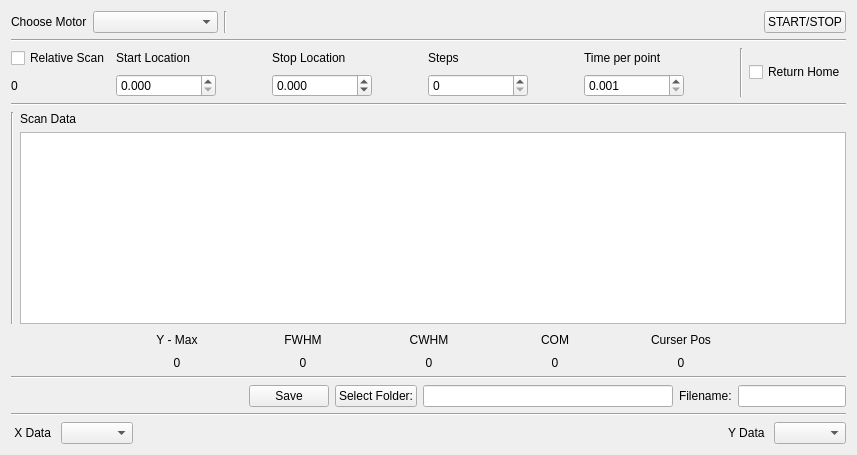
          <widget class="QWidget" name="tab_scan">
           <attribute name="title">
            <string>&amp;Scan</string>
           </attribute>
           <layout class="QVBoxLayout" name="verticalLayout_9">
            <item>
             <layout class="QHBoxLayout" name="horizontalLayout_ChooseMotor">
              <item>
               <widget class="QLabel" name="label_choose_scan_motor">
                <property name="text">
                 <string>Choose Motor</string>
                </property>
               </widget>
              </item>
              <item>
               <widget class="QComboBox" name="comboBox_scan_motor">
                <property name="minimumSize">
                 <size>
                  <width>125</width>
                  <height>0</height>
                 </size>
                </property>
               </widget>
              </item>
              <item>
               <widget class="Line" name="line_6">
                <property name="orientation">
                 <enum>Qt::Vertical</enum>
                </property>
               </widget>
              </item>
              <item>
               <spacer name="horizontalSpacer_4">
                <property name="orientation">
                 <enum>Qt::Horizontal</enum>
                </property>
                <property name="sizeHint" stdset="0">
                 <size>
                  <width>40</width>
                  <height>20</height>
                 </size>
                </property>
               </spacer>
              </item>
              <item>
               <widget class="QPushButton" name="pushButton_scan_start_stop">
                <property name="text">
                 <string>START/STOP</string>
                </property>
               </widget>
              </item>
             </layout>
            </item>
            <item>
             <widget class="Line" name="line_4">
              <property name="orientation">
               <enum>Qt::Horizontal</enum>
              </property>
             </widget>
            </item>
            <item>
             <layout class="QHBoxLayout" name="horizontalLayout_ScanSettings">
              <property name="sizeConstraint">
               <enum>QLayout::SetDefaultConstraint</enum>
              </property>
              <item>
               <layout class="QGridLayout" name="gridLayout_ScanSettings">
                <item row="1" column="3">
                 <widget class="QLabel" name="label_scan_stoppos_name">
                  <property name="minimumSize">
                   <size>
                    <width>100</width>
                    <height>0</height>
                   </size>
                  </property>
                  <property name="text">
                   <string>Stop Location</string>
                  </property>
                 </widget>
                </item>
                <item row="1" column="5">
                 <widget class="QLabel" name="label_scan_steps_name">
                  <property name="minimumSize">
                   <size>
                    <width>100</width>
                    <height>0</height>
                   </size>
                  </property>
                  <property name="text">
                   <string>Steps</string>
                  </property>
                 </widget>
                </item>
                <item row="1" column="7">
                 <widget class="QLabel" name="label_scan_waittime_name">
                  <property name="minimumSize">
                   <size>
                    <width>100</width>
                    <height>0</height>
                   </size>
                  </property>
                  <property name="text">
                   <string>Time per point</string>
                  </property>
                 </widget>
                </item>
                <item row="2" column="6">
                 <spacer name="horizontalSpacer_11">
                  <property name="orientation">
                   <enum>Qt::Horizontal</enum>
                  </property>
                  <property name="sizeType">
                   <enum>QSizePolicy::Maximum</enum>
                  </property>
                  <property name="sizeHint" stdset="0">
                   <size>
                    <width>50</width>
                    <height>20</height>
                   </size>
                  </property>
                 </spacer>
                </item>
                <item row="2" column="8">
                 <spacer name="horizontalSpacer_12">
                  <property name="orientation">
                   <enum>Qt::Horizontal</enum>
                  </property>
                  <property name="sizeHint" stdset="0">
                   <size>
                    <width>40</width>
                    <height>20</height>
                   </size>
                  </property>
                 </spacer>
                </item>
                <item row="2" column="4">
                 <spacer name="horizontalSpacer_13">
                  <property name="orientation">
                   <enum>Qt::Horizontal</enum>
                  </property>
                  <property name="sizeType">
                   <enum>QSizePolicy::Maximum</enum>
                  </property>
                  <property name="sizeHint" stdset="0">
                   <size>
                    <width>50</width>
                    <height>20</height>
                   </size>
                  </property>
                 </spacer>
                </item>
                <item row="2" column="2">
                 <spacer name="horizontalSpacer_14">
                  <property name="orientation">
                   <enum>Qt::Horizontal</enum>
                  </property>
                  <property name="sizeType">
                   <enum>QSizePolicy::Maximum</enum>
                  </property>
                  <property name="sizeHint" stdset="0">
                   <size>
                    <width>50</width>
                    <height>20</height>
                   </size>
                  </property>
                 </spacer>
                </item>
                <item row="1" column="2">
                 <spacer name="horizontalSpacer_15">
                  <property name="orientation">
                   <enum>Qt::Horizontal</enum>
                  </property>
                  <property name="sizeType">
                   <enum>QSizePolicy::Maximum</enum>
                  </property>
                  <property name="sizeHint" stdset="0">
                   <size>
                    <width>50</width>
                    <height>20</height>
                   </size>
                  </property>
                 </spacer>
                </item>
                <item row="1" column="4">
                 <spacer name="horizontalSpacer_16">
                  <property name="orientation">
                   <enum>Qt::Horizontal</enum>
                  </property>
                  <property name="sizeType">
                   <enum>QSizePolicy::Maximum</enum>
                  </property>
                  <property name="sizeHint" stdset="0">
                   <size>
                    <width>50</width>
                    <height>20</height>
                   </size>
                  </property>
                 </spacer>
                </item>
                <item row="1" column="6">
                 <spacer name="horizontalSpacer_17">
                  <property name="orientation">
                   <enum>Qt::Horizontal</enum>
                  </property>
                  <property name="sizeType">
                   <enum>QSizePolicy::Maximum</enum>
                  </property>
                  <property name="sizeHint" stdset="0">
                   <size>
                    <width>50</width>
                    <height>20</height>
                   </size>
                  </property>
                 </spacer>
                </item>
                <item row="1" column="8">
                 <spacer name="horizontalSpacer_18">
                  <property name="orientation">
                   <enum>Qt::Horizontal</enum>
                  </property>
                  <property name="sizeHint" stdset="0">
                   <size>
                    <width>50</width>
                    <height>20</height>
                   </size>
                  </property>
                 </spacer>
                </item>
                <item row="1" column="1">
                 <widget class="QLabel" name="label_scan_startpos_name">
                  <property name="sizePolicy">
                   <sizepolicy hsizetype="Preferred" vsizetype="Preferred">
                    <horstretch>0</horstretch>
                    <verstretch>0</verstretch>
                   </sizepolicy>
                  </property>
                  <property name="minimumSize">
                   <size>
                    <width>100</width>
                    <height>0</height>
                   </size>
                  </property>
                  <property name="text">
                   <string>Start Location</string>
                  </property>
                 </widget>
                </item>
                <item row="2" column="1">
                 <widget class="QDoubleSpinBox" name="doubleSpinBox_scan_startpos">
                  <property name="decimals">
                   <number>3</number>
                  </property>
                 </widget>
                </item>
                <item row="2" column="3">
                 <widget class="QDoubleSpinBox" name="doubleSpinBox_scan_stoppos">
                  <property name="decimals">
                   <number>3</number>
                  </property>
                  <property name="minimum">
                   <double>-9999.989999999999782</double>
                  </property>
                  <property name="maximum">
                   <double>9999.989999999999782</double>
                  </property>
                 </widget>
                </item>
                <item row="2" column="5">
                 <widget class="QDoubleSpinBox" name="doubleSpinBox_scan_steps">
                  <property name="decimals">
                   <number>0</number>
                  </property>
                  <property name="maximum">
                   <double>20000.000000000000000</double>
                  </property>
                 </widget>
                </item>
                <item row="1" column="0">
                 <widget class="QCheckBox" name="checkBox_rel_scan">
                  <property name="text">
                   <string>Relative Scan</string>
                  </property>
                 </widget>
                </item>
                <item row="2" column="0">
                 <widget class="QLabel" name="label_rel_curr_pos">
                  <property name="text">
                   <string>0</string>
                  </property>
                 </widget>
                </item>
                <item row="2" column="7">
                 <widget class="QDoubleSpinBox" name="doubleSpinBox_scan_waittime">
                  <property name="decimals">
                   <number>3</number>
                  </property>
                  <property name="minimum">
                   <double>0.001000000000000</double>
                  </property>
                  <property name="maximum">
                   <double>3000000.000000000000000</double>
                  </property>
                 </widget>
                </item>
               </layout>
              </item>
              <item>
               <widget class="Line" name="line_5">
                <property name="orientation">
                 <enum>Qt::Vertical</enum>
                </property>
               </widget>
              </item>
              <item>
               <widget class="QCheckBox" name="checkBox_scan_return_home">
                <property name="text">
                 <string>Return Home</string>
                </property>
               </widget>
              </item>
             </layout>
            </item>
            <item>
             <widget class="Line" name="line">
              <property name="orientation">
               <enum>Qt::Horizontal</enum>
              </property>
             </widget>
            </item>
            <item>
             <layout class="QHBoxLayout" name="horizontalLayout_scan_data_display">
              <item>
               <layout class="QVBoxLayout" name="verticalLayout_scan_graph">
                <property name="sizeConstraint">
                 <enum>QLayout::SetDefaultConstraint</enum>
                </property>
               </layout>
              </item>
              <item>
               <widget class="Line" name="line_7">
                <property name="orientation">
                 <enum>Qt::Vertical</enum>
                </property>
               </widget>
              </item>
              <item>
               <layout class="QVBoxLayout" name="verticalLayout_scan_data_table">
                <item>
                 <widget class="QLabel" name="label_scan_data_name">
                  <property name="text">
                   <string>Scan Data</string>
                  </property>
                 </widget>
                </item>
                <item>
                 <widget class="QTableWidget" name="tableWidget_scan_data">
                  <property name="sizePolicy">
                   <sizepolicy hsizetype="Minimum" vsizetype="Expanding">
                    <horstretch>0</horstretch>
                    <verstretch>0</verstretch>
                   </sizepolicy>
                  </property>
                 </widget>
                </item>
               </layout>
              </item>
             </layout>
            </item>
            <item>
             <layout class="QVBoxLayout" name="verticalLayout_scan_results">
              <item>
               <layout class="QGridLayout" name="gridLayout_scan_calculations">
                <item row="0" column="1">
                 <widget class="QLabel" name="label_scan_max_y_name">
                  <property name="sizePolicy">
                   <sizepolicy hsizetype="Preferred" vsizetype="Minimum">
                    <horstretch>0</horstretch>
                    <verstretch>0</verstretch>
                   </sizepolicy>
                  </property>
                  <property name="minimumSize">
                   <size>
                    <width>120</width>
                    <height>0</height>
                   </size>
                  </property>
                  <property name="text">
                   <string>Y - Max</string>
                  </property>
                  <property name="alignment">
                   <set>Qt::AlignCenter</set>
                  </property>
                 </widget>
                </item>
                <item row="1" column="1">
                 <widget class="QLabel" name="label_scan_max_y">
                  <property name="text">
                   <string>0</string>
                  </property>
                  <property name="alignment">
                   <set>Qt::AlignCenter</set>
                  </property>
                 </widget>
                </item>
                <item row="0" column="2">
                 <widget class="QLabel" name="label_scan_FWHM_name">
                  <property name="minimumSize">
                   <size>
                    <width>120</width>
                    <height>0</height>
                   </size>
                  </property>
                  <property name="text">
                   <string>FWHM</string>
                  </property>
                  <property name="alignment">
                   <set>Qt::AlignCenter</set>
                  </property>
                 </widget>
                </item>
                <item row="1" column="2">
                 <widget class="QLabel" name="label_scan_FWHM">
                  <property name="text">
                   <string>0</string>
                  </property>
                  <property name="alignment">
                   <set>Qt::AlignCenter</set>
                  </property>
                 </widget>
                </item>
                <item row="0" column="7">
                 <spacer name="horizontalSpacer_19">
                  <property name="orientation">
                   <enum>Qt::Horizontal</enum>
                  </property>
                  <property name="sizeHint" stdset="0">
                   <size>
                    <width>40</width>
                    <height>20</height>
                   </size>
                  </property>
                 </spacer>
                </item>
                <item row="0" column="0">
                 <spacer name="horizontalSpacer_20">
                  <property name="orientation">
                   <enum>Qt::Horizontal</enum>
                  </property>
                  <property name="sizeHint" stdset="0">
                   <size>
                    <width>40</width>
                    <height>20</height>
                   </size>
                  </property>
                 </spacer>
                </item>
                <item row="0" column="3">
                 <widget class="QLabel" name="label_scan_CWHM_name">
                  <property name="minimumSize">
                   <size>
                    <width>120</width>
                    <height>0</height>
                   </size>
                  </property>
                  <property name="text">
                   <string>CWHM</string>
                  </property>
                  <property name="alignment">
                   <set>Qt::AlignCenter</set>
                  </property>
                 </widget>
                </item>
                <item row="1" column="3">
                 <widget class="QLabel" name="label_scan_CWHM">
                  <property name="text">
                   <string>0</string>
                  </property>
                  <property name="alignment">
                   <set>Qt::AlignCenter</set>
                  </property>
                 </widget>
                </item>
                <item row="0" column="4">
                 <widget class="QLabel" name="label_scan_COM_name">
                  <property name="minimumSize">
                   <size>
                    <width>120</width>
                    <height>0</height>
                   </size>
                  </property>
                  <property name="text">
                   <string>COM</string>
                  </property>
                  <property name="alignment">
                   <set>Qt::AlignCenter</set>
                  </property>
                 </widget>
                </item>
                <item row="1" column="4">
                 <widget class="QLabel" name="label_scan_COM">
                  <property name="text">
                   <string>0</string>
                  </property>
                  <property name="alignment">
                   <set>Qt::AlignCenter</set>
                  </property>
                 </widget>
                </item>
                <item row="0" column="5">
                 <widget class="QLabel" name="label_scan_curser_name">
                  <property name="minimumSize">
                   <size>
                    <width>120</width>
                    <height>0</height>
                   </size>
                  </property>
                  <property name="text">
                   <string>Curser Pos</string>
                  </property>
                  <property name="alignment">
                   <set>Qt::AlignCenter</set>
                  </property>
                 </widget>
                </item>
                <item row="1" column="5">
                 <widget class="QLabel" name="label_scan_curser">
                  <property name="text">
                   <string>0</string>
                  </property>
                  <property name="alignment">
                   <set>Qt::AlignCenter</set>
                  </property>
                 </widget>
                </item>
               </layout>
              </item>
              <item>
               <widget class="Line" name="line_11">
                <property name="orientation">
                 <enum>Qt::Horizontal</enum>
                </property>
               </widget>
              </item>
              <item>
               <layout class="QHBoxLayout" name="horizontalLayout_scan_save">
                <item>
                 <spacer name="horizontalSpacer_22">
                  <property name="orientation">
                   <enum>Qt::Horizontal</enum>
                  </property>
                  <property name="sizeHint" stdset="0">
                   <size>
                    <width>40</width>
                    <height>20</height>
                   </size>
                  </property>
                 </spacer>
                </item>
                <item>
                 <widget class="QPushButton" name="pushButton_scan_save">
                  <property name="text">
                   <string>Save</string>
                  </property>
                 </widget>
                </item>
                <item>
                 <widget class="QPushButton" name="pushButton_scan_select_file">
                  <property name="text">
                   <string>Select Folder:</string>
                  </property>
                 </widget>
                </item>
                <item>
                 <widget class="QLineEdit" name="lineEdit_scan_select_file">
                  <property name="minimumSize">
                   <size>
                    <width>250</width>
                    <height>0</height>
                   </size>
                  </property>
                 </widget>
                </item>
                <item>
                 <widget class="QLabel" name="label_scan_filename_name">
                  <property name="text">
                   <string>Filename:</string>
                  </property>
                 </widget>
                </item>
                <item>
                 <widget class="QLineEdit" name="lineEdit_scan_filename">
                  <property name="sizePolicy">
                   <sizepolicy hsizetype="Minimum" vsizetype="Preferred">
                    <horstretch>0</horstretch>
                    <verstretch>0</verstretch>
                   </sizepolicy>
                  </property>
                  <property name="minimumSize">
                   <size>
                    <width>50</width>
                    <height>0</height>
                   </size>
                  </property>
                 </widget>
                </item>
               </layout>
              </item>
              <item>
               <widget class="Line" name="line_3">
                <property name="orientation">
                 <enum>Qt::Horizontal</enum>
                </property>
               </widget>
              </item>
              <item>
               <layout class="QHBoxLayout" name="horizontalLayout_scan_choosegraph">
                <item>
                 <widget class="QLabel" name="label_scan_data_x_name">
                  <property name="text">
                   <string> X Data </string>
                  </property>
                 </widget>
                </item>
                <item>
                 <widget class="QComboBox" name="comboBox_scan_data_x"/>
                </item>
                <item>
                 <spacer name="horizontalSpacer_9">
                  <property name="orientation">
                   <enum>Qt::Horizontal</enum>
                  </property>
                  <property name="sizeHint" stdset="0">
                   <size>
                    <width>40</width>
                    <height>20</height>
                   </size>
                  </property>
                 </spacer>
                </item>
                <item>
                 <widget class="QLabel" name="label_scan_data_y_name">
                  <property name="text">
                   <string> Y Data </string>
                  </property>
                 </widget>
                </item>
                <item>
                 <widget class="QComboBox" name="comboBox_scan_data_y"/>
                </item>
               </layout>
              </item>
             </layout>
            </item>
           </layout>
          </widget>
